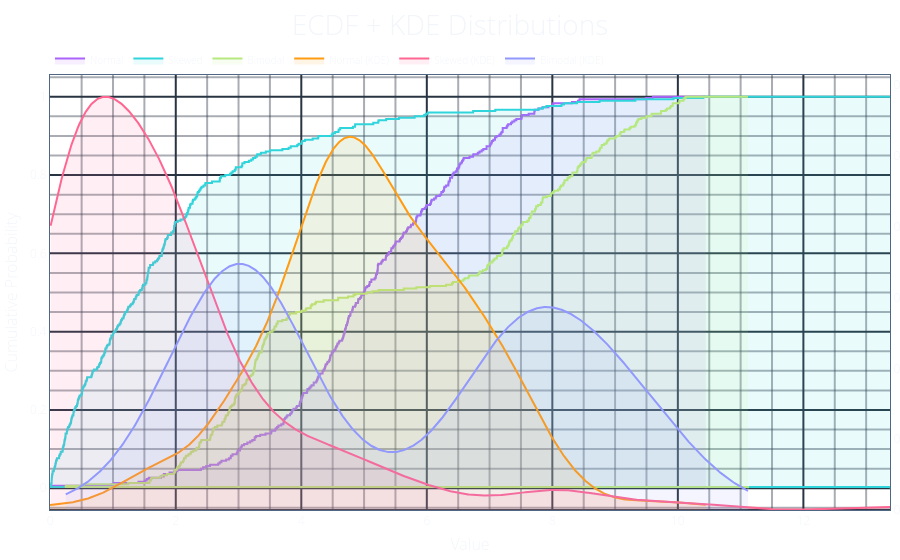

The code cell stored with this chart in its notebook:
### Markdown cell above
## 5. ECDF and KDE traces

### Code cell
samples = {
    "Normal": rng.normal(loc=5, scale=1.5, size=300),
    "Skewed": rng.exponential(scale=2, size=300),
    "Bimodal": np.concatenate([rng.normal(3, 0.8, 150), rng.normal(8, 1.0, 150)]),
}

Plot(
    PlotConfig(
        yaxes_configs=(
            TracesConfig(
                traces=tuple(Ecdf(x=v, name=k) for k, v in samples.items()),
                yaxis_config={"title_text": "Cumulative Probability"},
            ),
            TracesConfig(
                traces=tuple(Kde(x=v, name=f"{k} (KDE)") for k, v in samples.items()),
                yaxis_config={"title_text": "Density"},
            ),
        ),
        xaxis_config={"title_text": "Value"},
    ),
    description="ecdf-kde",
    layout={"title_text": "ECDF + KDE Distributions"},
)

### Figure 1 — Plotly figure (JSON) as saved in the notebook; plotly's stock layout.template omitted (floating-point values rounded to 4 significant figures; data arrays with more than 128 entries replaced by an {"elided": "..."} marker saying what was removed)
{"data": [{"customdata": {"elided": "301 float values"}, "fill": "toself", "fillcolor": "rgba(171, 99, 250, 0.1)", "hovertemplate": "<b>%{fullData.name}</b><br>x: %{x}<br>y: %{customdata}<extra></extra>", "line": {"shape": "vh"}, "meta": "ecdf", "mode": "lines", "name": "Normal", "textfont": {"color": "#ab63fa"}, "type": "scatter", "x": {"elided": "301 float values"}, "y": {"elided": "301 float values"}, "yaxis": "y"}, {"customdata": {"elided": "301 float values"}, "fill": "toself", "fillcolor": "rgba(48, 213, 219, 0.1)", "hovertemplate": "<b>%{fullData.name}</b><br>x: %{x}<br>y: %{customdata}<extra></extra>", "line": {"shape": "vh"}, "meta": "ecdf", "mode": "lines", "name": "Skewed", "textfont": {"color": "#30D5DB"}, "type": "scatter", "x": {"elided": "301 float values"}, "y": {"elided": "301 float values"}, "yaxis": "y"}, {"customdata": {"elided": "301 float values"}, "fill": "toself", "fillcolor": "rgba(182, 232, 128, 0.1)", "hovertemplate": "<b>%{fullData.name}</b><br>x: %{x}<br>y: %{customdata}<extra></extra>", "line": {"shape": "vh"}, "meta": "ecdf", "mode": "lines", "name": "Bimodal", "textfont": {"color": "#B6E880"}, "type": "scatter", "x": {"elided": "301 float values"}, "y": {"elided": "301 float values"}, "yaxis": "y"}, {"customdata": {"elided": "300 float values"}, "fill": "tozeroy", "fillcolor": "rgba(255, 156, 18, 0.1)", "marker": {"line": {"color": "#FF9C12"}}, "meta": "kde", "mode": "lines", "name": "Normal (KDE)", "textfont": {"color": "#FF9C12"}, "type": "scatter", "x": {"elided": "1000 float values"}, "y": {"elided": "1000 float values"}, "yaxis": "y2"}, {"customdata": {"elided": "300 float values"}, "fill": "tozeroy", "fillcolor": "rgba(255, 102, 146, 0.1)", "marker": {"line": {"color": "#FF6692"}}, "meta": "kde", "mode": "lines", "name": "Skewed (KDE)", "textfont": {"color": "#FF6692"}, "type": "scatter", "x": {"elided": "1000 float values"}, "y": {"elided": "1000 float values"}, "yaxis": "y2"}, {"customdata": {"elided": "300 float values"}, "fill": "tozeroy", "fillcolor": "rgba(146, 153, 253, 0.1)", "marker": {"line": {"color": "#9299FD"}}, "meta": "kde", "mode": "lines", "name": "Bimodal (KDE)", "textfont": {"color": "#9299FD"}, "type": "scatter", "x": {"elided": "1000 float values"}, "y": {"elided": "1000 float values"}, "yaxis": "y2"}], "layout": {"annotations": [{"font": {"size": 16}, "showarrow": false, "text": "Density", "textangle": 90, "x": 1, "xanchor": "left", "xref": "paper", "xshift": 30, "y": 0.5, "yanchor": "middle", "yref": "paper"}], "title": {"text": "ECDF + KDE Distributions"}, "xaxis": {"title": {"text": "Value"}}, "yaxis": {"title": {"text": "Cumulative Probability"}}, "yaxis2": {"anchor": "x", "gridcolor": "#283442", "gridwidth": 2, "linecolor": "#506784", "minor": {"showgrid": false}, "mirror": true, "overlaying": "y", "position": 1, "showgrid": false, "showline": true, "side": "right", "tickfont": {"size": 12}, "ticklabelmode": "period", "tickmode": "auto", "title": {"font": {"size": 16}, "standoff": 10, "text": ""}, "zeroline": true, "zerolinecolor": "#283442", "zerolinewidth": 2}}}
